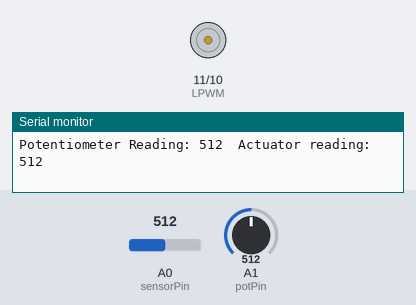
Simulated run of this sketch. Board: Arduino Uno, built with avr-gcc and run on an emulated ATmega328P. Parts: motor-driver pin pairs drawn as motors (green arrow = first pin HIGH = forward, orange = second pin HIGH = backward, longer = more drive), the last lines printed to the serial monitor. The inputs (shaded band) are chosen by the test bench; at power-on: A0 (sensorPin) = 512, A1 (potPin) = 512.

Above: at 2.0 s.
2.1 s: A0 (sensorPin) set to 525
At 3.5 s:
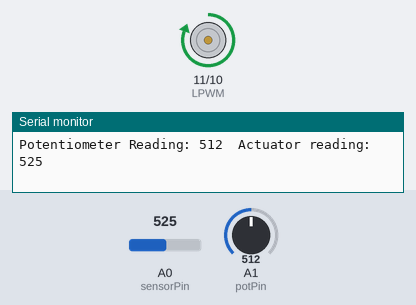
5.1 s: A0 (sensorPin) set to 511
At 5.7 s:
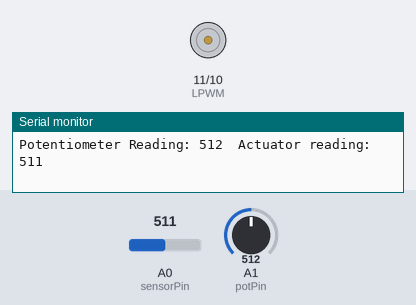
8.1 s: A0 (sensorPin) set to 306
At 8.6 s:
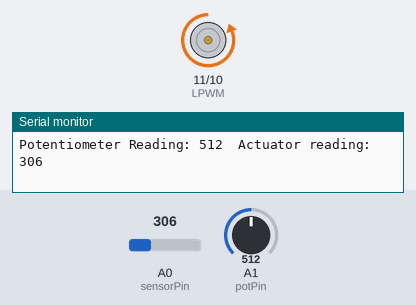
Timing chart, 0 to 11.1 s (numbered marks = the images above; inputs shaded):
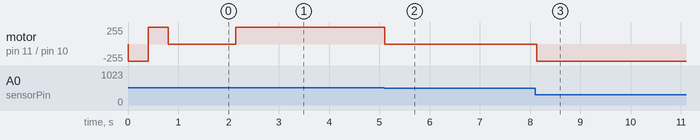

Measured:
- the behaviour switches between 516 and 517 on A0 (sensorPin) (found by bisection; images 0 and 1)
- after the input at 2.1 s, motor on pin 11 (LPWM) / pin 10 (RPWM): stopped → forward 255/255 after 0.05 s
- after the input at 5.1 s, motor on pin 11 (LPWM) / pin 10 (RPWM): forward 255/255 → stopped at once
- after the input at 8.1 s, motor on pin 11 (LPWM) / pin 10 (RPWM): stopped → backward 255/255 at once

The sketch:

linear_actuator_position_ext_potentiometer.ino
```cpp
#include <elapsedMillis.h>
elapsedMillis timeElapsed;

int RPWM = 10;
int LPWM = 11;
int sensorPin = A0;
int potPin = A1;
int potVal;

int sensorVal;
int Speed = 255;
int Buffer = 4;

int maxAnalogReading;
int minAnalogReading;

void setup() {
  pinMode(RPWM, OUTPUT);
  pinMode(LPWM, OUTPUT);
  pinMode(sensorPin, INPUT);
  pinMode(potPin, INPUT);
  Serial.begin(9600);
  maxAnalogReading = moveToLimit(1);
  minAnalogReading = moveToLimit(-1);
}

void loop(){
  potVal = map(analogRead(potPin), 0, 1023, minAnalogReading, maxAnalogReading);
  sensorVal = analogRead(sensorPin);
  if(potVal > (sensorVal+Buffer)){               //addition gives buffer to prevent actuator from rapidly vibrating due to noisy data inputs
    driveActuator(1, Speed);
  }
  else if(potVal < (sensorVal-Buffer)){
    driveActuator(-1, Speed);
  }
  else{
    driveActuator(0, Speed);
  }
  Serial.print("Potentiometer Reading: ");
  Serial.print(potVal);
  Serial.print("\tActuator reading: ");
  Serial.println(sensorVal);
  delay(10);
}

int moveToLimit(int Direction){
  int prevReading=0;
  int currReading=0;
  do{
    prevReading = currReading;
    driveActuator(Direction, Speed);
    timeElapsed = 0;
    while(timeElapsed < 200){ delay(1);}           //keep moving until analog reading remains the same for 200ms
    currReading = analogRead(sensorPin);
  }while(prevReading != currReading);
  return currReading;
}

void driveActuator(int Direction, int Speed){
  switch(Direction){
    case 1:       //extension
      analogWrite(RPWM, Speed);
      analogWrite(LPWM, 0);
      break;

    case 0:       //stopping
      analogWrite(RPWM, 0);
      analogWrite(LPWM, 0);
      break;

    case -1:      //retraction
      analogWrite(RPWM, 0);
      analogWrite(LPWM, Speed);
      break;
  }
}
```
